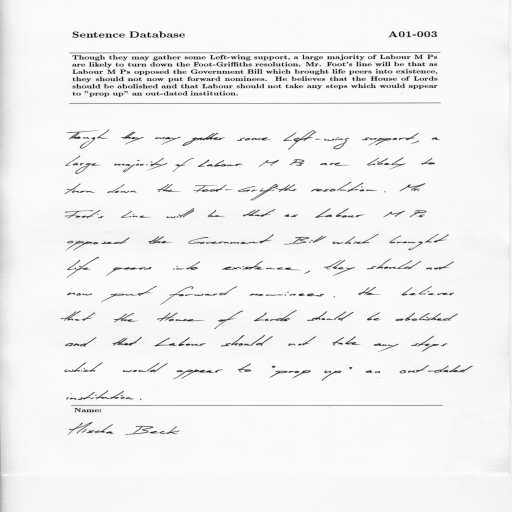
#> input picture backend/datasets/handwriting_pairs/clean/2ed0537338c2.png, 512 x 512 px
$ python dataset_builder.py --source ../../datasets/handwriting_pairs/clean/2ed0537338c2.png
#> lines starting #> are read from the running program, lines starting #| are printed output that depends on the picture
### backend/app/inference/degradations.py
"""Synthetic image degradations shared by inference and dataset generation."""

import numpy as np
from PIL import Image, ImageDraw, ImageFilter


def add_gaussian_noise(
    image: np.ndarray,
    sigma: float,
    rng: np.random.Generator | None = None,
) -> np.ndarray:
    """Synthesize Gaussian noise with sigma on the 0-255 pixel scale."""
    generator = rng if rng is not None else np.random.default_rng()
    noise = generator.normal(0.0, sigma, image.shape)
    noisy = image.astype(np.float32) + noise
    return np.clip(noisy, 0, 255).astype(np.uint8)


def degrade_image(
    image: np.ndarray,
    mode: str,
    noise_sigma: float = 25.0,
    strength: int = 25,
    seed: int | None = None,
) -> np.ndarray:
    generator = np.random.default_rng(seed)
    severity = min(1.0, max(0.0, strength / 100))
    if mode == "synthetic_noise":
        return add_gaussian_noise(image, noise_sigma, generator)
    if mode == "blur":
        radius = 0.5 + 8 * severity**1.2
        return np.asarray(Image.fromarray(image).filter(ImageFilter.GaussianBlur(radius)))

    height, width = image.shape[:2]
    border = np.concatenate((image[0], image[-1], image[:, 0], image[:, -1]), axis=0)
    background = tuple(np.percentile(border, 90, axis=0).astype(np.uint8).tolist())
    degraded = Image.fromarray(image.copy())
    draw = ImageDraw.Draw(degraded)

    if mode == "broken":
        grayscale = image.mean(axis=2)
        background_luma = float(np.mean(background))
        ink_mask = grayscale < background_luma - 35 if background_luma >= 128 else grayscale > background_luma + 35
        ink_y, ink_x = np.where(ink_mask)
        sample_count = len(ink_x)
        if sample_count == 0:
            ink_x = generator.integers(0, width, size=1)
            ink_y = generator.integers(0, height, size=1)
            sample_count = 1
        gap_length = 2 + round(8 * severity)
        line_width = 1 + int(severity)
        broken_fraction = 0.02 + 0.48 * severity**1.5
        gap_count = min(600, max(1, round(sample_count * broken_fraction / (gap_length * line_width))))
        for _ in range(gap_count):
            index = int(generator.integers(sample_count))
            x, y = int(ink_x[index]), int(ink_y[index])
            angle = float(generator.uniform(0, np.pi))
            dx = np.cos(angle) * gap_length / 2
            dy = np.sin(angle) * gap_length / 2
            draw.line((x - dx, y - dy, x + dx, y + dy), fill=background, width=line_width)
    elif mode == "missing":
        grayscale = image.mean(axis=2)
        background_luma = float(np.mean(background))
        ink_mask = grayscale < background_luma - 35 if background_luma >= 128 else grayscale > background_luma + 35
        ink_y, ink_x = np.where(ink_mask)
        target_missing = int(height * width * (0.02 + 0.35 * severity**1.35))
        missing_mask = np.zeros((height, width), dtype=bool)
        missing_pixels = 0
        attempts = 0
        while missing_pixels < target_missing and attempts < 200:
            attempts += 1
            patch_width = max(2, round(width * generator.uniform(0.06 + 0.02 * severity, 0.12 + 0.08 * severity)))
            patch_height = max(2, round(height * generator.uniform(0.04 + 0.02 * severity, 0.08 + 0.08 * severity)))
            if len(ink_x):
                index = int(generator.integers(len(ink_x)))
                left = int(np.clip(ink_x[index] - patch_width // 2, 0, max(0, width - patch_width)))
                top = int(np.clip(ink_y[index] - patch_height // 2, 0, max(0, height - patch_height)))
            else:
                left = int(generator.integers(max(1, width - patch_width + 1)))
                top = int(generator.integers(max(1, height - patch_height + 1)))
            right = min(width, left + patch_width + 1)
            bottom = min(height, top + patch_height + 1)
            patch_mask = missing_mask[top:bottom, left:right]
            new_pixels = patch_mask.size - int(np.count_nonzero(patch_mask))
            if new_pixels:
                draw.rectangle((left, top, left + patch_width, top + patch_height), fill=background)
                patch_mask[:] = True
                missing_pixels += new_pixels
    elif mode == "occlusion":
        block_count = min(8, max(1, round(1 + 4 * severity)))
        for _ in range(block_count):
            block_width = max(2, round(width * generator.uniform(0.07 + 0.08 * severity, 0.12 + 0.16 * severity)))
            block_height = max(2, round(height * generator.uniform(0.05 + 0.06 * severity, 0.09 + 0.13 * severity)))
            left = int(generator.integers(max(1, width - block_width + 1)))
            top = int(generator.integers(max(1, height - block_height + 1)))
            color = tuple(int(channel) for channel in generator.integers(24, 96, size=3))
            draw.rectangle((left, top, left + block_width, top + block_height), fill=color)
    else:
        raise ValueError(f"Unsupported degradation mode: {mode}")

    return np.asarray(degraded)

### backend/app/inference/dataset_builder.py
"""Build paired clean/degraded handwriting samples for restoration experiments."""

import argparse
import csv
import hashlib
from pathlib import Path

import numpy as np
from PIL import Image

from app.inference.degradations import degrade_image

DEGRADATION_MODES = ("synthetic_noise", "blur", "broken", "missing", "occlusion")
STRENGTHS = (20, 40, 60, 80, 100)


def _load_unique_sources(paths: list[Path]) -> list[dict]:
    sources: dict[str, dict] = {}
    for path in paths:
        if not path.is_file():
            raise FileNotFoundError(f"Source image not found: {path}")
        with Image.open(path) as opened:
#> opened is the input picture: PIL image 512x512 RGB; min 15, max 251, mean 242.4
            image = opened.convert("RGB")
        digest = hashlib.sha256(
            image.width.to_bytes(4, "big") + image.height.to_bytes(4, "big") + image.tobytes()
        ).hexdigest()
        sources.setdefault(
            digest,
            {
                "digest": digest,
                "image": image.copy(),
                "source_filename": path.name,
                "source_id": digest[:12],
            },
        )
    return [sources[digest] for digest in sorted(sources)]


def _split_sources(sources: list[dict]) -> dict[str, str]:
    assignments = {source["digest"]: "train" for source in sources}
    if len(sources) == 2:
        assignments[sources[-1]["digest"]] = "validation"
    elif len(sources) >= 3:
        assignments[sources[-2]["digest"]] = "validation"
        assignments[sources[-1]["digest"]] = "test"
    return assignments


def build_dataset(source_paths: list[Path], output_dir: Path) -> int:
    sources = _load_unique_sources(source_paths)
#> sources = 1 item
    if not sources:
        raise ValueError("Provide at least one clean source image.")

    clean_dir = output_dir / "clean"
    degraded_dir = output_dir / "degraded"
    clean_dir.mkdir(parents=True, exist_ok=True)
    degraded_dir.mkdir(parents=True, exist_ok=True)
    assignments = _split_sources(sources)
#> assignments = 1 item
    manifest_path = output_dir / "manifest.csv"
    rows = []

    for source in sources:
        source_id = source["source_id"]
        clean_path = clean_dir / f"{source_id}.png"
        source["image"].save(clean_path)
        image_array = np.asarray(source["image"])

        for mode in DEGRADATION_MODES:
            for strength in STRENGTHS:
                seed_text = f"{source['digest']}:{mode}:{strength}"
                seed = int(hashlib.sha256(seed_text.encode("ascii")).hexdigest()[:8], 16)
                noise_sigma = max(5, strength // 2)
                degraded = degrade_image(
                    image_array,
                    mode,
                    noise_sigma=noise_sigma,
                    strength=strength,
                    seed=seed,
                )
                sample_id = f"{source_id}_{mode}_{strength:03d}"
                degraded_path = degraded_dir / f"{sample_id}.png"
                Image.fromarray(degraded).save(degraded_path)
                rows.append(
                    {
                        "sample_id": sample_id,
                        "source_filename": source["source_filename"],
                        "source_sha256": source["digest"],
                        "mode": mode,
                        "strength": strength,
                        "noise_sigma": noise_sigma if mode == "synthetic_noise" else "",
                        "seed": seed,
                        "split": assignments[source["digest"]],
                        "clean_path": clean_path.relative_to(output_dir).as_posix(),
                        "degraded_path": degraded_path.relative_to(output_dir).as_posix(),
                    }
                )
#> this loop made 1 pass
#> source_id on pass 1: '2ed0537338c2'
#> pass 1, in add_gaussian_noise, `noise = generator.normal(0.0, sigma, image.shape)`:
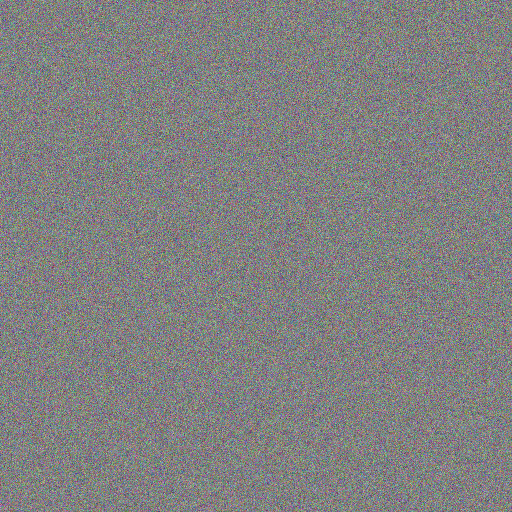
#> noise: shape (512, 512, 3) float64; mean of channels 0, 1, 2 0, 0, 0; drawn with min black and max white
#> pass 1, in add_gaussian_noise, `noisy = image.astype(np.float32) + noise`:
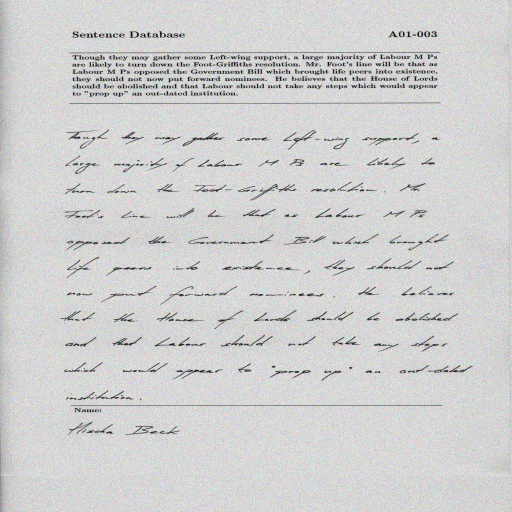
#> noisy: shape (512, 512, 3) float64; mean of channels 0, 1, 2 242.4, 242.4, 242.4; drawn with min black and max white
#> pass 1, in add_gaussian_noise (call 2), `noise = generator.normal(0.0, sigma, image.shape)`:
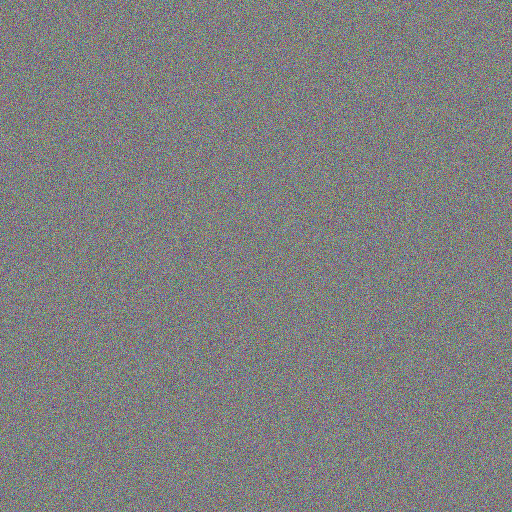
#> noise: shape (512, 512, 3) float64; mean of channels 0, 1, 2 0, 0, 0.1; drawn with min black and max white
#> after the loop:
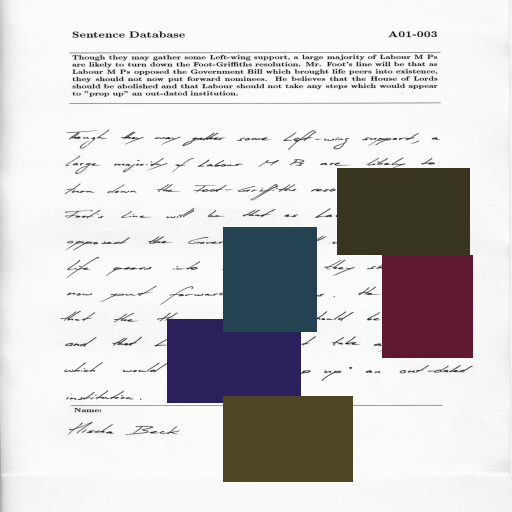
#> degraded: shape (512, 512, 3); mean of channels 0, 1, 2 206.4, 204.2, 205.4; drawn as R, G, B
#> after the loop, rows = 25 items

    fieldnames = (
        "sample_id",
        "source_filename",
        "source_sha256",
        "mode",
        "strength",
        "noise_sigma",
        "seed",
        "split",
        "clean_path",
        "degraded_path",
    )
#> fieldnames = ('sample_id', 'source_filename', 'source_sha256', 'mode', 'strength', 'noise_sigma', 'seed', 'split', 'clean_path', 'degraded_path')
    with manifest_path.open("w", newline="", encoding="utf-8") as manifest:
        writer = csv.DictWriter(manifest, fieldnames=fieldnames)
        writer.writeheader()
        writer.writerows(rows)

    return len(rows)


def main() -> None:
    default_output = Path(__file__).resolve().parents[2] / "datasets" / "handwriting_pairs"
    parser = argparse.ArgumentParser(description=__doc__)
    parser.add_argument("--source", type=Path, action="append", required=True, help="Clean image; repeat for more images.")
    parser.add_argument("--output", type=Path, default=default_output)
    arguments = parser.parse_args()

    count = build_dataset(arguments.source, arguments.output)
#> count = 25
    unique_sources = len(_load_unique_sources(arguments.source))
#> unique_sources = 1
    print(f"Generated {count} paired samples from {unique_sources} unique clean source image(s).")
#| Generated 25 paired samples from 1 unique clean source image(s).
    print(f"Dataset: {arguments.output.resolve()}")
    if unique_sources < 3:
        print("Only the train split is available; add distinct clean pages for validation/test splits.")


if __name__ == "__main__":
    main()
